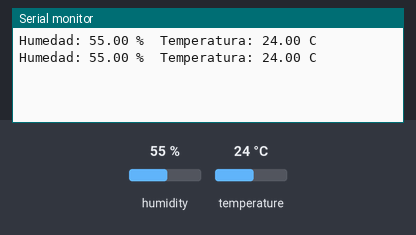
This sketch was run on a simulated Arduino Uno, built with avr-gcc and run on an emulated ATmega328P. Parts: the last lines printed to the serial monitor. The inputs (shaded band) are chosen by the test bench; at power-on: humidity 55 %, temperature 24 °C.

Above: at 4.8 s.
4.9 s: humidity set to 22 %
At 6.7 s:
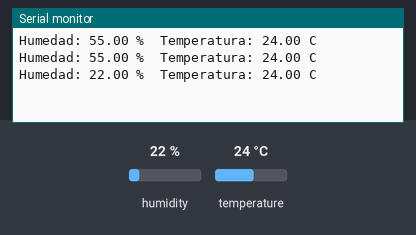
7.9 s: temperature set to 12 °C
At 9.1 s:
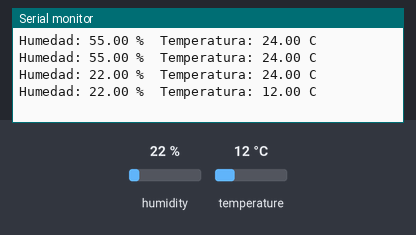
10.9 s: humidity set to 40 %
At 12.8 s:
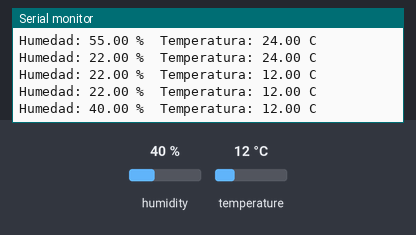
Timing chart, 0 to 14.3 s (numbered marks = the images above; inputs shaded):
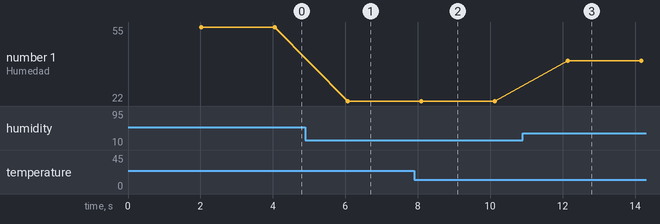

The sketch:

Sensor_de_temperatura_ejemplo.ino
```cpp
#include "DHT.h"

#define DHTPIN  2
#define DHTTYPE DHT11


/*

Antes de ejecutar el codigo asegurarse siempre de tener la conexion correcta como se indica
en: https://github.com/AuxiliardeLaboratorioIE/Uso_de_componentes_de_arduino/blob/main/Conexiones/Conexiones.md
O preguntado al encargado de la materia / practica.

*/


DHT dht(DHTPIN, DHTTYPE);

void setup() {
  Serial.begin(9600);
  dht.begin();
}

void loop() {
  delay(2000);  // el DHT11 es lento: no leer más rápido

  float humedad = dht.readHumidity();
  float tempC   = dht.readTemperature();   // Celsius por defecto

  if (isnan(humedad) || isnan(tempC)) {
    Serial.println("Error al leer el DHT11");
    return;
  }

  Serial.print("Humedad: ");
  Serial.print(humedad);
  Serial.print(" %  Temperatura: ");
  Serial.print(tempC);
  Serial.println(" C");
}
```

Measured:
- after the input at 4.9 s, the serial monitor: prints a new line after 1.2 s (image 1)
- after the input at 7.9 s, the serial monitor: prints a new line after 0.20 s (image 2)
- after the input at 10.9 s, the serial monitor: prints a new line after 1.2 s (image 3)
- plotted number 1: 55 → 22 after the input at 4.9 s, 22 → 40 after the input at 10.9 s
